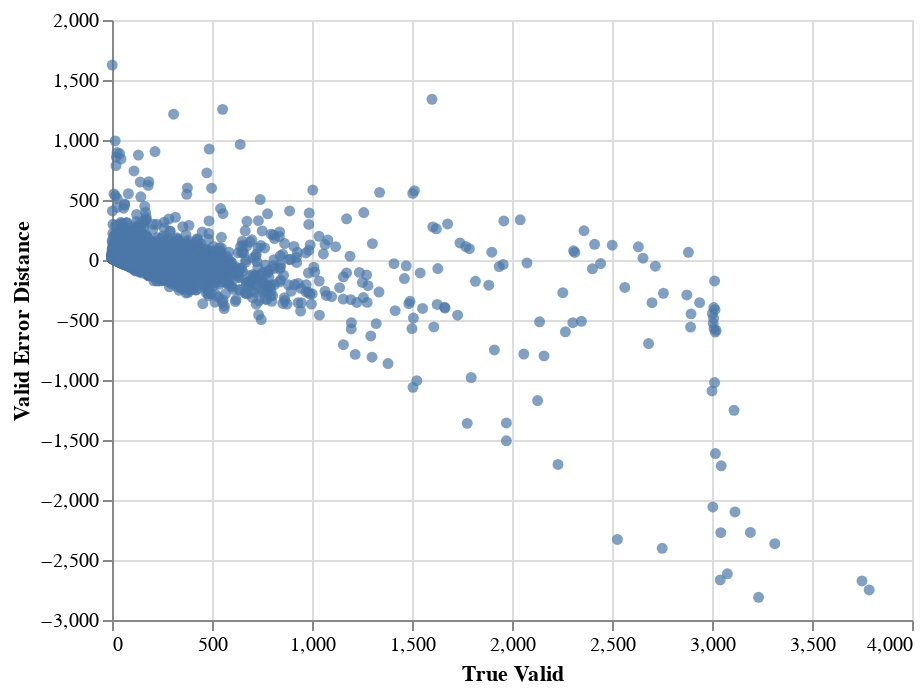

The cell this chart's notebook holds for it:
### Code cell
alt.Chart(valid_df).mark_circle().encode(alt.X("True Valid:Q"), y=alt.Y('Valid Error Distance:Q'))

### Figure 1 — Vega-Lite specification as saved in the notebook (floating-point values rounded to 4 significant figures; data arrays with more than 128 entries replaced by an {"elided": "..."} marker saying what was removed)
{"config": {"view": {"continuousWidth": 400, "continuousHeight": 300}}, "data": {"name": "data-7c88ea12d9a32f032dd673dc76c4e47d"}, "mark": "circle", "encoding": {"x": {"type": "quantitative", "field": "True Valid"}, "y": {"type": "quantitative", "field": "Valid Error Distance"}}, "$schema": "https://vega.github.io/schema/vega-lite/v4.8.1.json", "datasets": {"data-7c88ea12d9a32f032dd673dc76c4e47d": {"elided": "9898 records"}}}
